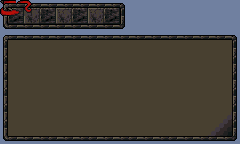

This game map was drawn from its Tiled (.tmx) file and the tilesets committed beside it. A one-line description and the full map source follow:
An orthogonal 30x18 tile map with 8x8 px tiles, 1 tile layer (Tile Layer 1).

<map version="1.9" tiledversion="1.9.2" orientation="orthogonal" renderorder="right-down" width="30" height="18" tilewidth="8" tileheight="8" infinite="0" nextlayerid="2" nextobjectid="1">
 <tileset firstgid="1" source="../MenuUI.tsx" />
 <layer id="1" name="Tile Layer 1" width="30" height="18">
  <data encoding="csv">
17,18,20,21,3,4,3,4,3,4,3,4,3,4,3,5,1,1,1,1,1,1,1,1,1,1,1,1,1,1,
49,13,14,16,36,37,38,35,36,37,38,35,36,37,38,11,1,1,1,1,1,1,1,1,1,1,1,1,1,1,
7,41,42,39,40,41,42,39,40,41,42,39,40,41,42,9,1,1,1,1,1,1,1,1,1,1,1,1,1,1,
27,28,29,28,29,28,29,28,29,28,29,28,29,28,29,30,1,1,1,1,1,1,1,1,1,1,1,1,1,1,
2,3,4,3,4,3,4,3,4,3,4,3,4,3,4,3,4,3,4,3,4,3,4,3,4,3,4,3,4,5,
8,10,10,10,10,10,10,10,10,10,10,10,10,10,10,10,10,10,10,10,10,10,10,10,10,10,10,10,10,11,
7,10,10,10,10,10,10,10,10,10,10,10,10,10,10,10,10,10,10,10,10,10,10,10,10,10,10,10,10,9,
8,10,10,10,10,10,10,10,10,10,10,10,10,10,10,10,10,10,10,10,10,10,10,10,10,10,10,10,10,11,
7,10,10,10,10,10,10,10,10,10,10,10,10,10,10,10,10,10,10,10,10,10,10,10,10,10,10,10,10,9,
8,10,10,10,10,10,10,10,10,10,10,10,10,10,10,10,10,10,10,10,10,10,10,10,10,10,10,10,10,11,
7,10,10,10,10,10,10,10,10,10,10,10,10,10,10,10,10,10,10,10,10,10,10,10,10,10,10,10,10,9,
8,10,10,10,10,10,10,10,10,10,10,10,10,10,10,10,10,10,10,10,10,10,10,10,10,10,10,10,10,11,
7,10,10,10,10,10,10,10,10,10,10,10,10,10,10,10,10,10,10,10,10,10,10,10,10,10,10,10,10,9,
8,10,10,10,10,10,10,10,10,10,10,10,10,10,10,10,10,10,10,10,10,10,10,10,10,10,10,10,10,11,
7,10,10,10,10,10,10,10,10,10,10,10,10,10,10,10,10,10,10,10,10,10,10,10,10,10,10,10,63,9,
8,10,10,10,10,10,10,10,10,10,10,10,10,10,10,10,10,10,10,10,10,10,10,10,10,10,10,63,65,11,
7,10,10,10,10,10,10,10,10,10,10,10,10,10,10,10,10,10,10,10,10,10,10,10,10,10,63,65,67,9,
27,28,29,28,29,28,28,29,28,29,28,28,29,28,29,28,28,29,28,29,28,28,29,28,29,28,28,29,28,30
</data>
 </layer>
</map>
